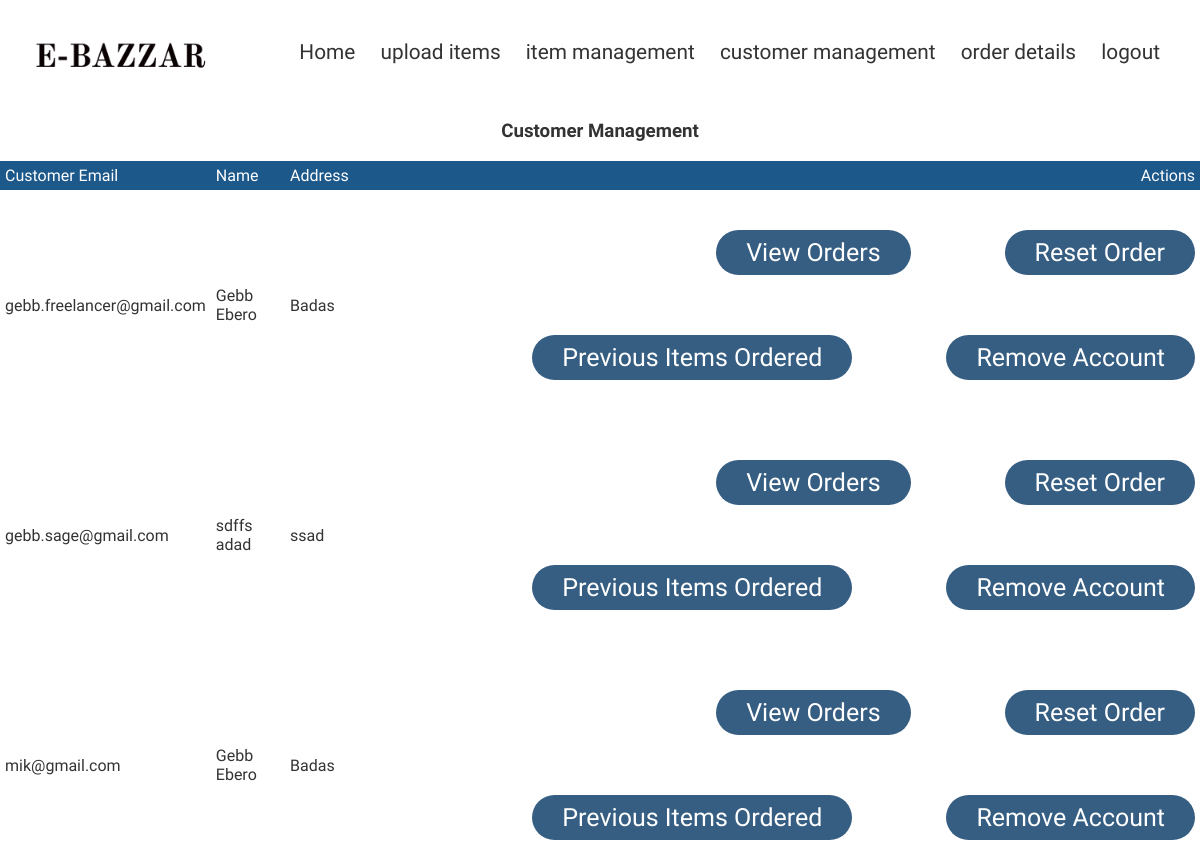
The page /admin/customers.php (signed in) on the database its author committed.
### tables this page shows
CREATE TABLE `users` (
  `user_id` int(11) NOT NULL AUTO_INCREMENT,
  `user_email` varchar(1000) NOT NULL,
  `user_password` varchar(1000) NOT NULL,
  `user_firstname` varchar(1000) NOT NULL,
  `user_lastname` varchar(1000) NOT NULL,
  `user_address` varchar(1000) NOT NULL,
  PRIMARY KEY (`user_id`)
);

### admin/customers.php (the view, shortened to what this page needs)
<!DOCTYPE html>
<html lang="en">
<head>
    <link rel="stylesheet" href="style.css">
    <link rel="stylesheet" href="https://stackpath.bootstrapcdn.com/font-awesome/4.7.0/css/font-awesome.min.css">
</head>
<body>
    <div id="wrapper">
       <div class="navbar">
              <div class="logo">
          <a class = "logo" href="dashboard.php"><img src="img/logo1.png" width="200px"></a>
        </div>
                <nav>
                    <ul>
                        <li><a href="dashboard.php">Home</a></li>
                        <li><a href="additems.php">upload items</a></li>
                        <li><a href="items.php">item management</a></li>
                        <li><a href="customers.php ">customer management</a></li>
                        <li><a href="orderdetails.php">order details</a></li>
                        <li><a href="logout.php">logout</a></li>
                    </ul>
                </nav>
            </div>
        <div id="page-wrapper">
			 <div class="alert alert-danger">
                          <center> <h3><strong>Customer Management</strong> </h3></center>
						  </div>
						  <br />
						  <div class="table-responsive">
            <table class="display table table-bordered" id="example" cellspacing="0" width="100%">
              <thead>
                <tr>
                  <th>Customer Email</th>
                  <th>Name</th>
				  <th>Address</th>
                  <th>Actions</th>
                </tr>
              </thead>
              <tbody>
			  <?php
include("config.php");
	$stmt = $DB_con->prepare('SELECT * FROM users');
	$stmt->execute();
	if($stmt->rowCount() > 0)
	{
		while($row=$stmt->fetch(PDO::FETCH_ASSOC))
		{
			extract($row);
			?>
                <tr>
                 <td><?php echo $user_email; ?></td>
				 <td><?php echo $user_firstname; ?> <?php echo $user_lastname; ?></td>
				 <td><?php echo $user_address; ?></td>
				 <td>
				 <a class="btn btn-success" href="view_orders.php?view_id=<?php echo $row['user_id']; ?>"><span class='glyphicon glyphicon-shopping-cart'></span> View Orders</a>
				  <a class="btn btn-warning" href="?order_id=<?php echo $row['user_id']; ?>" title="click for delete" onclick="return confirm('Are you sure to reset the customer items ordered?')">
				  Reset Order</a>
				 <a class="btn btn-primary" href="previous_orders.php?previous_id=<?php echo $row['user_id']; ?>"><span class='glyphicon glyphicon-eye-open'></span> Previous Items Ordered</a>
                  <a class="btn btn-danger" href="?delete_id=<?php echo $row['user_id']; ?>" title="click for delete" onclick="return confirm('Are you sure to remove this customer?')">
				  Remove Account</a>
                  </td>
                </tr>
              <?php
		}
		echo "</tbody>";
		echo "</table>";
		echo "</div>";
		echo "</div>";
	}
?>
	</div>
</body>
</html>

### admin/style.css (style rules this page uses)
* { margin: 0; padding: 0; box-sizing: border-box; }
body { color: #333333; font-family: 'Amiri', serif; height: 3000px; flex-basis: 25%; }
.navbar { height: 15vh; display: flex; align-items: center; padding: 20px; font-size: 130%; }
nav { flex: 1; text-align: right; height: 5vh; }
nav ul { display: inline-block; list-style-type: none; }
nav ul li { display: inline-block; margin-right: 20px; }
a { text-decoration: none; color: #333333; }
img { max-width: 400px; }
.btn { display: inline-block; background: #365E82; color: rgb(255, 255, 255); padding: 8px 30px; margin: 30px 0; border-radius: 30px; margin-left: 90px; font-size: 25px; }
table { width: 100%; border-collapse: collapse; }
th { text-align: left; padding: 5px; color: #fff; background: #1d588b; font-weight: normal; }
td { padding: 10px 5px; }
td a { color: #3BC6B6; font-size: 13px; }
td:last-child { text-align: right; }
th:last-child { text-align: right; }

### rows shown on the page
users: user_email "gebb.freelancer@gmail.com", user_firstname "Gebb", user_lastname "Ebero", user_address "Badas"
users: user_email "gebb.sage@gmail.com", user_firstname "sdffs", user_lastname "adad", user_address "ssad"
users: user_email "mik@gmail.com", user_firstname "Gebb", user_lastname "Ebero", user_address "Badas"
